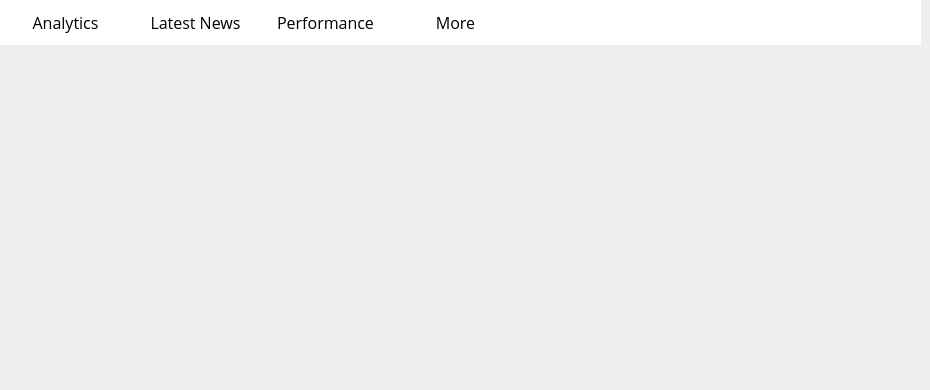
      <widget class="QWidget" name="load">
       <widget class="QWidget" name="widget_29" native="true">
        <property name="geometry">
         <rect>
          <x>0</x>
          <y>0</y>
          <width>921</width>
          <height>45</height>
         </rect>
        </property>
        <property name="styleSheet">
         <string notr="true">QWidget{
background-color: rgb(255, 255, 255);
}
QPushButton {
    border: none;
    padding: 5px 10px;
    font-size: 16px;
    font-weight: normal;
    color: black;
}

QPushButton:checked {
    border-bottom: 4px solid qlineargradient(x1:0, y1:0, x2:1, y2:0, stop:0 #FF4B2B, stop:1 #FF416C);
    border-right: none;
    border-top: none;
    color: qlineargradient(x1:0, y1:0, x2:1, y2:0, stop:0 #FF4B2B, stop:1 #FF416C);
    font-weight: 700;
}

QPushButton:hover {
    background-color: qlineargradient(x1:0, y1:0, x2:1, y2:0, stop:0 #f2f2f2, stop:1 #e6e6e6);
}</string>
        </property>
        <widget class="QPushButton" name="pushButton_129">
         <property name="enabled">
          <bool>false</bool>
         </property>
         <property name="geometry">
          <rect>
           <x>0</x>
           <y>0</y>
           <width>131</width>
           <height>45</height>
          </rect>
         </property>
         <property name="font">
          <font>
           <family>Open Sans</family>
           <pointsize>-1</pointsize>
           <weight>50</weight>
           <bold>false</bold>
          </font>
         </property>
         <property name="cursor">
          <cursorShape>PointingHandCursor</cursorShape>
         </property>
         <property name="styleSheet">
          <string notr="true"/>
         </property>
         <property name="text">
          <string>Analytics</string>
         </property>
        </widget>
        <widget class="QPushButton" name="pushButton_130">
         <property name="enabled">
          <bool>false</bool>
         </property>
         <property name="geometry">
          <rect>
           <x>130</x>
           <y>0</y>
           <width>131</width>
           <height>45</height>
          </rect>
         </property>
         <property name="font">
          <font>
           <family>Open Sans</family>
           <pointsize>-1</pointsize>
           <weight>50</weight>
           <bold>false</bold>
          </font>
         </property>
         <property name="cursor">
          <cursorShape>PointingHandCursor</cursorShape>
         </property>
         <property name="styleSheet">
          <string notr="true"/>
         </property>
         <property name="text">
          <string>Latest News</string>
         </property>
        </widget>
        <widget class="QPushButton" name="pushButton_131">
         <property name="enabled">
          <bool>false</bool>
         </property>
         <property name="geometry">
          <rect>
           <x>260</x>
           <y>0</y>
           <width>131</width>
           <height>45</height>
          </rect>
         </property>
         <property name="font">
          <font>
           <family>Open Sans</family>
           <pointsize>-1</pointsize>
           <weight>50</weight>
           <bold>false</bold>
          </font>
         </property>
         <property name="cursor">
          <cursorShape>PointingHandCursor</cursorShape>
         </property>
         <property name="styleSheet">
          <string notr="true"/>
         </property>
         <property name="text">
          <string>Performance</string>
         </property>
        </widget>
        <widget class="QPushButton" name="pushButton_132">
         <property name="enabled">
          <bool>false</bool>
         </property>
         <property name="geometry">
          <rect>
           <x>390</x>
           <y>0</y>
           <width>131</width>
           <height>45</height>
          </rect>
         </property>
         <property name="font">
          <font>
           <family>Open Sans</family>
           <pointsize>-1</pointsize>
           <weight>50</weight>
           <bold>false</bold>
          </font>
         </property>
         <property name="styleSheet">
          <string notr="true"/>
         </property>
         <property name="text">
          <string>More</string>
         </property>
        </widget>
       </widget>
       <widget class="QLabel" name="label_3">
        <property name="geometry">
         <rect>
          <x>0</x>
          <y>50</y>
          <width>911</width>
          <height>331</height>
         </rect>
        </property>
        <property name="text">
         <string/>
        </property>
       </widget>
      </widget>
